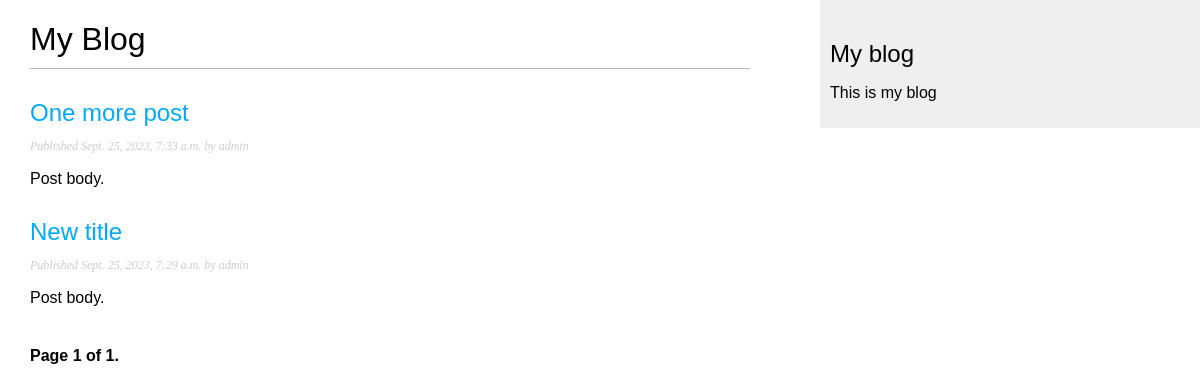
Screenshot of /blog/ with the database file from the repository.
### blog/models.py (models this page shows, shortened)
class Post(models.Model):
    class Status(models.TextChoices):
        DRAFT = 'DF', 'Draft'
        PUBLISHED = 'PB', 'Published'
    title = models.CharField(max_length=250)
    slug = models.SlugField(max_length=250,
                            unique_for_date='publish')
    author = models.ForeignKey(User,
                               on_delete=models.CASCADE,
                               related_name='blog_posts')
    body = models.TextField()
    publish = models.DateTimeField(default=timezone.now)
    created = models.DateTimeField(auto_now_add=True)
    updated = models.DateTimeField(auto_now=True)
    status = models.CharField(max_length=2,
                              choices=Status.choices,
                              default=Status.DRAFT)
    objects = models.Manager()
    published = PublishedManager()
    class Meta:
        ordering = ['-publish']
        indexes = [
            models.Index(fields=['-publish']),
        ]
    def get_absolute_url(self):
        return reverse("blog:post_detail", args=[self.publish.year,
                                                 self.publish.month,
                                                 self.publish.day,
                                                 self.slug])

### blog/views.py (the view)
# urls.py: path('', views.post_list, name='post_list'),
def post_list(request):
    post_list = Post.published.all()
    paginator = Paginator(post_list, 3)
    page_number = request.GET.get('page', 1)
    posts = paginator.page(page_number)
    return render(request,
                  'blog/post/list.html',
                  {'posts': posts})

### blog/models.py (called while the page is built)
    def get_queryset(self):
        return super().get_queryset()\
            .filter(status=Post.Status.PUBLISHED)

### blog/templates/blog/post/list.html (shortened to what this page needs)
{% extends "blog/base.html" %}
{% block content%}
    <h1>My Blog</h1>
    {% for post in posts%}
        <h2>
            <a href={{ post.get_absolute_url}}>
                {{post.title}}
        </h2>
        <p class='date'>
            Published {{ post.publish }} by {{ post.author }}
        </p>
        {{post.body|truncatewords:30|linebreaks}}
    {% endfor %}
    {% include "pagination.html" with page=posts %}
{% endblock %}

### blog/static/css/blog.css (style rules this page uses)
body { margin:0; padding:0; font-family:helvetica, sans-serif; }
a { color:#00abff; text-decoration:none; }
h1 { font-weight:normal; border-bottom:1px solid #bbb; padding:0 0 10px 0; }
h2 { font-weight:normal; margin:30px 0 0; }
p.date { color:#ccc; font-family: georgia, serif; font-size: 12px; font-style: italic; }

### rows the page displays
Post: title "One more post", publish "Sept. 25, 2023, 7:33 a.m.", author "admin", body "Post body."
Post: title "New title", publish "Sept. 25, 2023, 7:29 a.m.", author "admin", body "Post body."

### other values shown
{{ page.number }} "1"
{{ page.paginator.num_pages }} "1"
